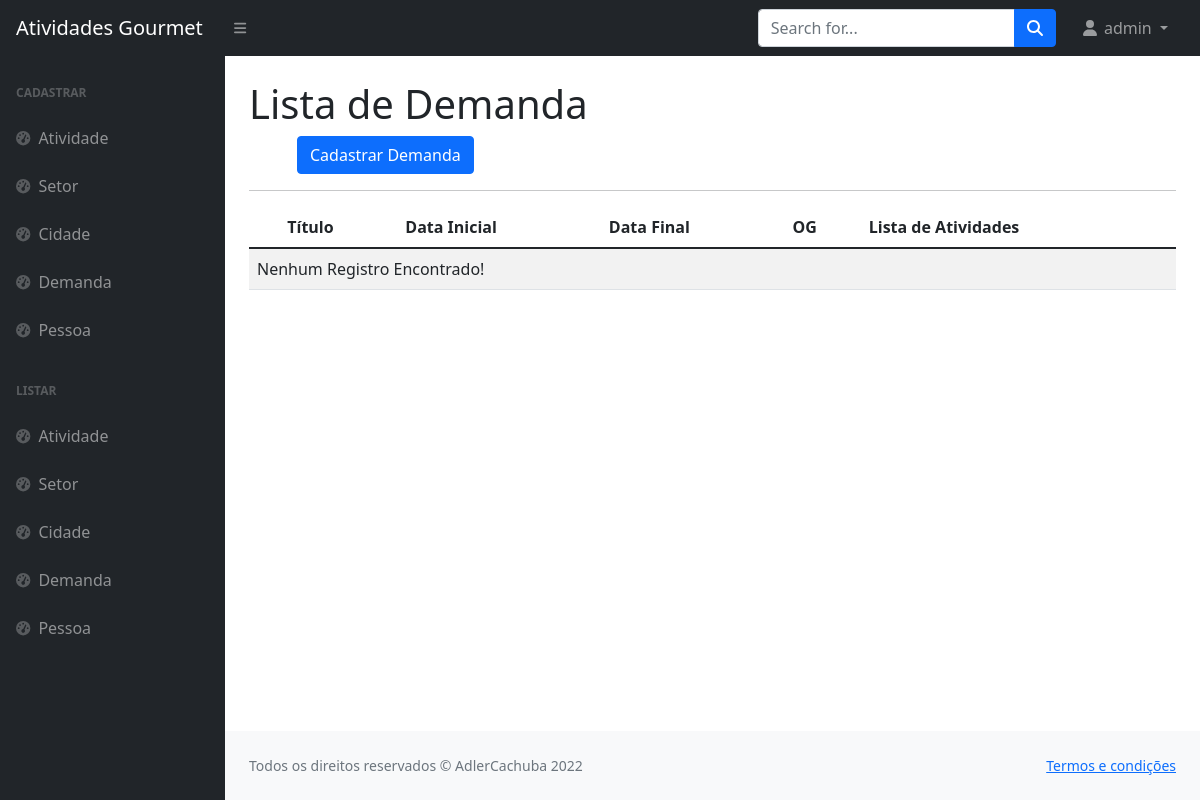
The app's page /listar/demanda/ (signed in), older data.
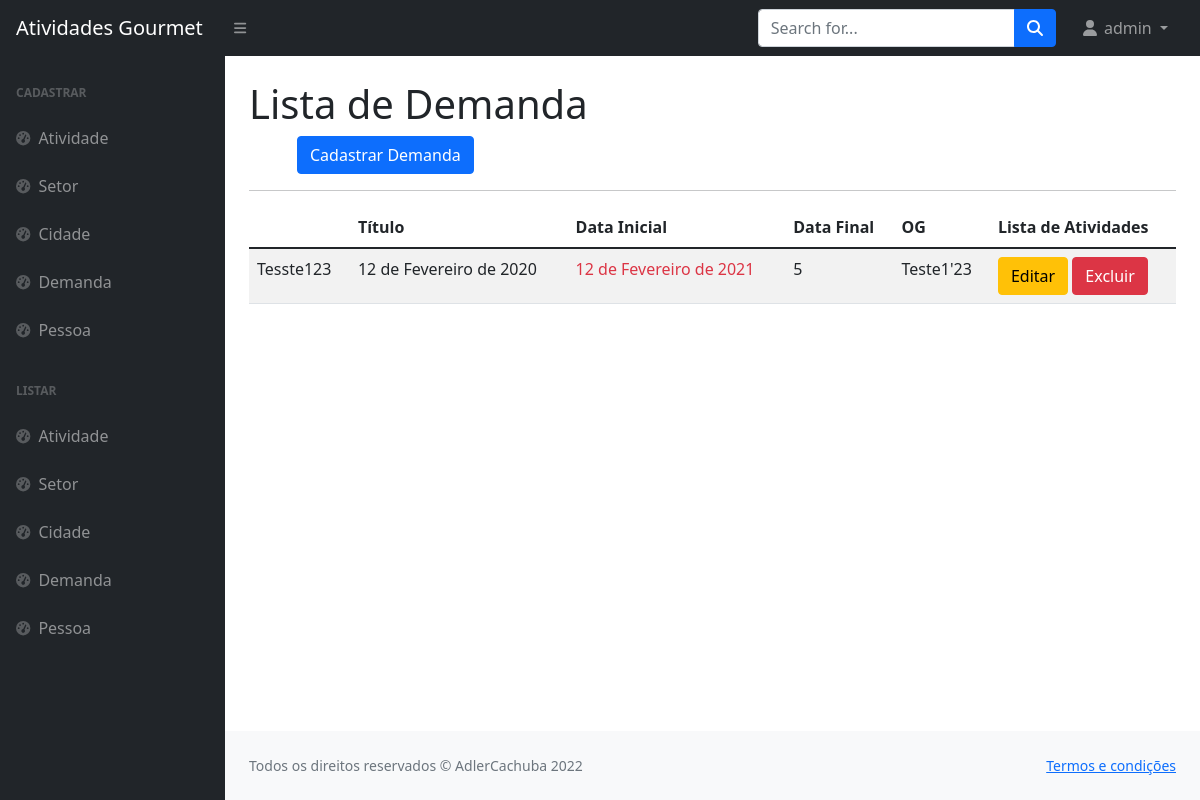
The same page, newer data.
### paginas/models.py (models this page shows, shortened)
class Demanda(models.Model):
    titulo = models.CharField(
        max_length=50, verbose_name="Título da demanda", help_text="Digite o título da demanda")
    data_inicial = models.DateField(verbose_name='Data de início')
    data_final = models.DateField(verbose_name='Data final')
    og = models.IntegerField(verbose_name="Ordem de grandeza")
    criado_em = models.DateTimeField(auto_now_add=True)
    atualizado_em = models.DateTimeField(auto_now=True)
    lista_de_atividades = models.ForeignKey(Atividade, on_delete=models.PROTECT)
    usuario = models.ForeignKey(User, on_delete=models.PROTECT)

class Atividade(models.Model):
    titulo = models.CharField(
        max_length=100, verbose_name="Título da demanda", help_text="Digite o título da demanda")
    data_entrega = models.DateField(verbose_name='Data de entrega')
    status = models.CharField(max_length=100, verbose_name="Status da demanda")
    is_urgente = models.BooleanField(verbose_name="É urgente?")
    descricao = models.CharField(
        max_length=100, verbose_name="Descrição da demanda")
    setor = models.ForeignKey(Setor, on_delete=models.PROTECT, null=True)
    criado_em = models.DateTimeField(auto_now_add=True)
    atualizado_em = models.DateTimeField(auto_now=True)
    usuario = models.ForeignKey(User, on_delete=models.PROTECT)
    def __str__(self):
        return '{}'.format(self.titulo)

### paginas/views.py (the view)
# urls.py: path('listar/demanda/', DemandaList.as_view(), name='listar-demanda'),
class DemandaList(LoginRequiredMixin, GroupRequiredMixin,  ListView):
    model = Demanda
    template_name = 'paginas/listas/demanda.html'
    group_required = u"Administrador"
    def get_queryset(self):
        self.object_list = Demanda.objects.filter(usuario=self.request.user)
        return self.object_list

### paginas/templatetags/meus_filtros.py (called while the page is built)
@register.filter(name="filtroDataFinal")
def filtroDataFinal(datafinal):
    if(datafinal < date.today()):
        return False
    else:
        return True

### paginas/templates/paginas/listas/demanda.html
{% extends 'paginas/modelo.html' %}
{% load static %}
{% load meus_filtros %}
{% block conteudo %}
<h1 class="mt-4">Lista de Demanda</h1>
<a href="{% url 'cadastrar-demanda' %}" class="btn btn-primary float-right ms-5">Cadastrar Demanda</a>
<hr>
<table class="table table-striped">
    <thead>
        <tr>
            <th>
            </th>
            <th>Título</th>
            <th>Data Inicial</th>
            <th>Data Final</th>
            <th>OG</th>
            <th>Lista de Atividades</th>
        </tr>
    </thead>
    <tbody>
        {% for obj in object_list %}
            <tr>
                <td>{{obj.titulo}}</td>
                <td>{{obj.data_inicial}}</td>
                {% if obj.data_final|filtroDataFinal %}
                <td class="text-success">{{obj.data_final}}</td>
                {% else %}
                <td class="text-danger">{{obj.data_final}}</td>
                {% endif %}
                <td>{{obj.og}}</td>
                <td>{{obj.lista_de_atividades}}</td>
                <td>
                    <a href="{% url 'editar-demanda' obj.pk %}" class="btn btn-warning">
                        Editar</a>
                    <a href="{% url 'excluir-demanda' obj.pk %}" class="btn btn-danger">
                        Excluir</a>
                </td>
            </tr>
        {% empty %}
            <tr>
                <td colspan="100%">Nenhum Registro Encontrado!</td>
            </tr>
        {% endfor %}
    </tbody>
</table>
{% endblock %}

Row changes from the older to the newer data that the page shows:
added Demanda: titulo "Tesste123", data_inicial "12 de Fevereiro de 2020", data_final "12 de Fevereiro de 2021", og "5", lista_de_atividades "Teste1'23"
Text that changed along with them:
text no longer shown: "Nenhum Registro Encontrado!"
